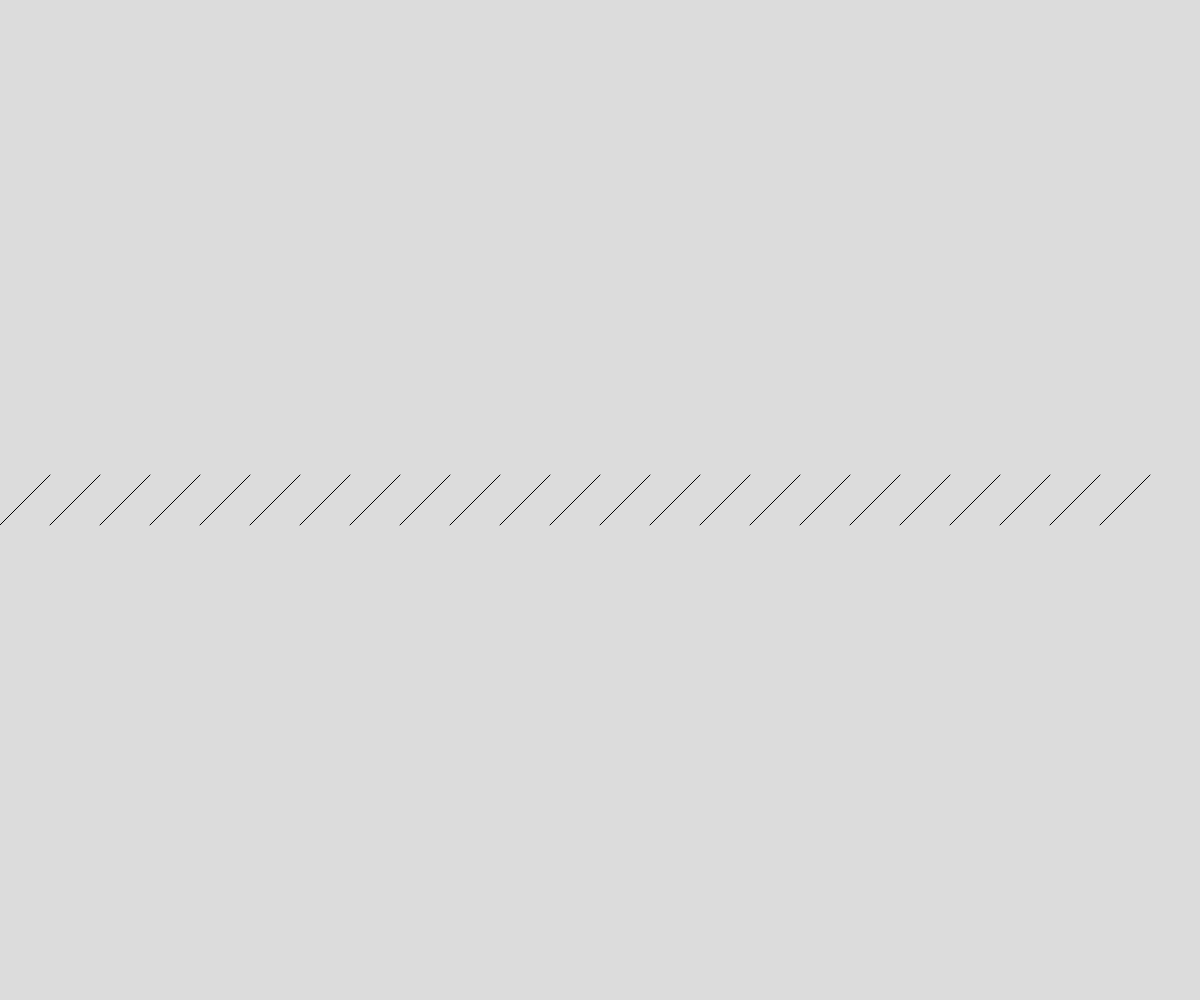
Frame 1 (no input)
Frame 60 (no input): identical to frame 1, image omitted
Frame 120 (the mouse pressed at the canvas centre since frame 60): identical to frame 1, image omitted

The p5.js sketch that drew this single still picture (run headless with seeded random() and noise() and a simulated clock; from frame 60 on, the mouse is pressed at the canvas centre):

// p5.js sketch
// ── sketch.js
// Diagonal Line Generator
const spacing = 50;

function setup() {
  createCanvas(windowWidth, windowHeight);
}

function diagonalAscending(x, y, s){
  line(x-s/2, y+s/2, x+s/2, y-s/2);
}

function draw() {
  background(220);
  for (let x = spacing/2; x < width - spacing/2; x+= spacing){
    diagonalAscending(x,height/2, spacing );
  }
}
